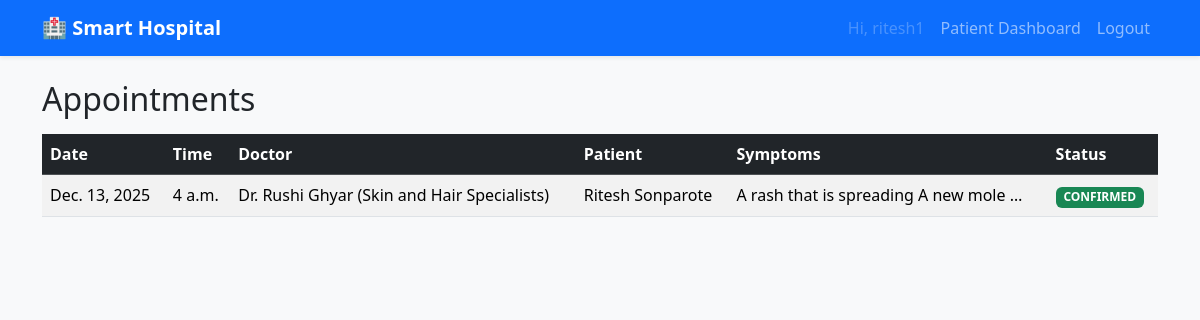
The page /appointments/ (signed in) on the database its author committed.
### appointments/models.py (models this page shows, shortened)
class Appointment(models.Model):
    STATUS_CHOICES = [
        ("PENDING", "Pending"),
        ("CONFIRMED", "Confirmed"),
        ("CANCELLED", "Cancelled"),
    ]
    doctor = models.ForeignKey(
        Doctor,
        on_delete=models.CASCADE,
        related_name="appointments",
    )
    patient = models.ForeignKey(
        Patient,
        on_delete=models.CASCADE,
        related_name="appointments",
    )
    date = models.DateField()
    time = models.TimeField()
    symptoms = models.TextField()
    status = models.CharField(max_length=10, choices=STATUS_CHOICES, default="PENDING")
    created_at = models.DateTimeField(auto_now_add=True)

### doctors/models.py (models this page shows, shortened)
class Doctor(models.Model):
    user = models.OneToOneField(
        User,
        on_delete=models.CASCADE,
        related_name="doctor",
    )
    specialization = models.CharField(max_length=100)
    phone = models.CharField(max_length=20, blank=True)
    experience_years = models.PositiveIntegerField(default=0)
    room_no = models.CharField(max_length=20, blank=True)

### patients/models.py (models this page shows, shortened)
class Patient(models.Model):
    user = models.OneToOneField(
        User,
        on_delete=models.CASCADE,
        related_name="patient",
    )
    dob = models.DateField(null=True, blank=True)
    gender = models.CharField(max_length=10, blank=True)
    address = models.TextField(blank=True)
    blood_group = models.CharField(max_length=5, blank=True)
    phone = models.CharField(max_length=20, blank=True)

### appointments/views.py (the view)
# urls.py: path("", views.appointment_list, name="appointments_list"),
@login_required
def appointment_list(request):
    if request.user.is_superuser:
        appointments = Appointment.objects.select_related("doctor__user", "patient__user").all()
    elif hasattr(request.user, "doctor"):
        appointments = Appointment.objects.filter(doctor=request.user.doctor)
    elif hasattr(request.user, "patient"):
        appointments = Appointment.objects.filter(patient=request.user.patient)
    else:
        appointments = Appointment.objects.none()
    appointments = appointments.order_by("-date", "-time")
    return render(request, "appointments/list.html", {"appointments": appointments})

### appointments/templates/appointments/list.html (shortened to what this page needs)
{% extends "base.html" %}
{% block content %}
<h2 class="mb-3">Appointments</h2>
<table class="table table-striped table-hover align-middle">
    <thead class="table-dark">
        <tr>
            <th>Date</th>
            <th>Time</th>
            <th>Doctor</th>
            <th>Patient</th>
            <th>Symptoms</th>
            <th>Status</th>
        </tr>
    </thead>
    <tbody>
        {% for a in appointments %}
            <tr>
                <td>{{ a.date }}</td>
                <td>{{ a.time }}</td>
                <td>Dr. {{ a.doctor.user.first_name }} ({{ a.doctor.specialization }})</td>
                <td>{{ a.patient.user.first_name }}</td>
                <td>{{ a.symptoms|truncatechars:40 }}</td>
                <td>
                    <span class="badge
                        {% if a.status == 'CONFIRMED' %}bg-success{% endif %}
                    ">
                        {{ a.status }}
                    </span>
                </td>
            </tr>
        {% empty %}
            <tr>
                <td colspan="6" class="text-center text-muted py-3">
                    No appointments found.
                </td>
            </tr>
        {% endfor %}
    </tbody>
</table>
{% endblock %}

### hospital_project/templates/base.html (shortened to what this page needs)
<!DOCTYPE html>
<html lang="en">
<head>
    <link href="https://cdn.jsdelivr.net/npm/bootstrap@5.3.3/dist/css/bootstrap.min.css" rel="stylesheet">
    <link rel="stylesheet" href="/static/css/style.css">
</head>
<body class="bg-light">
<nav class="navbar navbar-expand-lg navbar-dark bg-primary shadow-sm">
    <div class="container">
        <a class="navbar-brand fw-bold" href="{% url 'home' %}">🏥 Smart Hospital</a>
        <div class="collapse navbar-collapse" id="navbarSupportedContent">
            <ul class="navbar-nav ms-auto mb-2 mb-lg-0">
                {% if user.is_authenticated %}
                    <li class="nav-item">
                        <span class="nav-link disabled">Hi, {{ user.username }}</span>
                    </li>
                    {% if user.patient %}
                        <li class="nav-item">
                            <a class="nav-link" href="{% url 'patient_dashboard' %}">Patient Dashboard</a>
                        </li>
                    {% endif %}
                    <li class="nav-item">
                        <a class="nav-link" href="{% url 'logout' %}">Logout</a>
                    </li>
                {% endif %}
            </ul>
        </div>
    </div>
</nav>
<div class="container py-4">
    {% block content %}{% endblock %}
</div>
</body>
</html>

### static/css/style.css (style rules this page uses)
body { font-family: system-ui, -apple-system, BlinkMacSystemFont, "Segoe UI", sans-serif; }
.navbar-brand { font-size: 1.25rem; }

### rows shown on the page
Appointment: date "Dec. 13, 2025", time "4 a.m.", doctor.user.first_name "Rushi Ghyar", doctor.specialization "Skin and Hair Specialists", patient.user.first_name "Ritesh Sonparote", symptoms "A rash that is spreading A new mole …", status "CONFIRMED"

### other values the page prints
{{ user.username }} "ritesh1"
